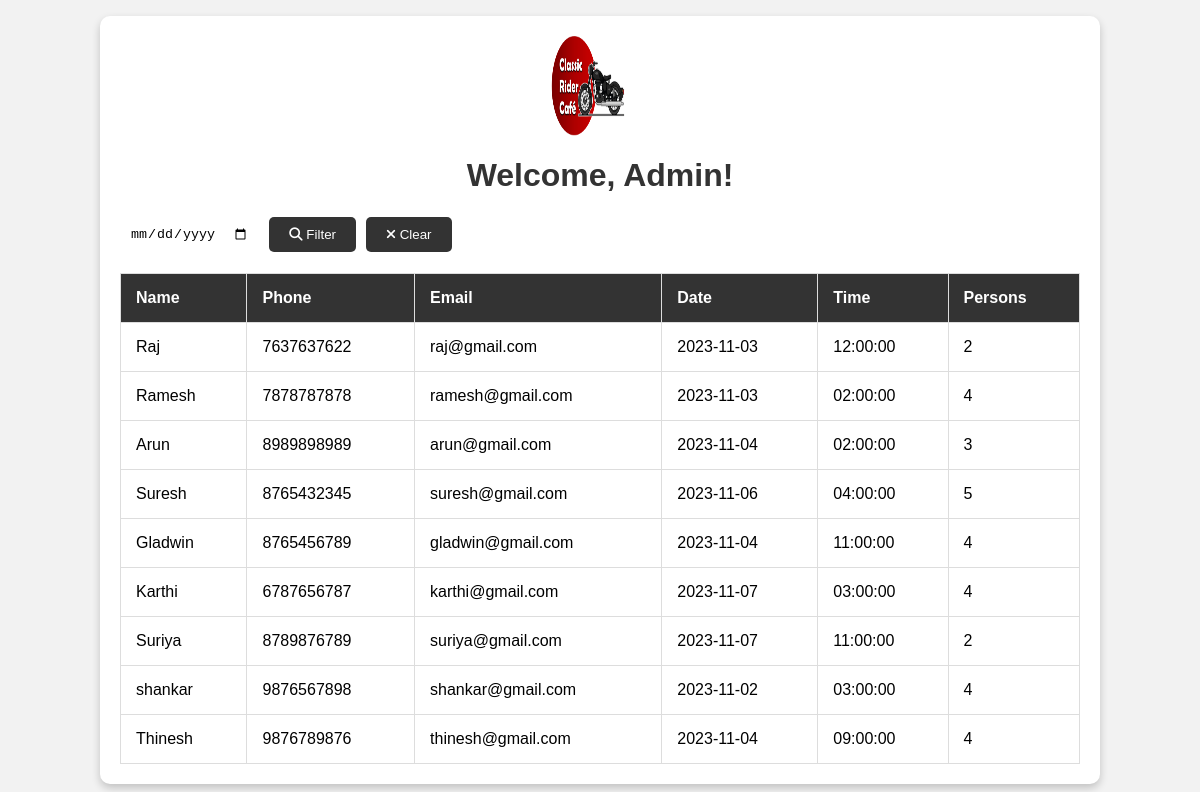
Screenshot of /admin/dashboard.php with the database file from the repository.
### tables this page shows
CREATE TABLE `bookings` (
  `booking_id` int(11) NOT NULL,
  `name` varchar(255) NOT NULL,
  `phone` varchar(15) NOT NULL,
  `email` varchar(255) NOT NULL,
  `persons` int(11) NOT NULL,
  `date` date NOT NULL,
  `time` time NOT NULL
);

### admin/dashboard.php (the view, shortened to what this page needs)
<!DOCTYPE html>
<html>
<head>
    <link rel="stylesheet" href="https://cdnjs.cloudflare.com/ajax/libs/font-awesome/6.2.0/css/all.min.css">
</head>
<body>
    <div id="dashboard-container">
        <div class="dashboard-header">
            <img src="favicon.png" alt="Classic Rider Cafe Logo" class="cafe-logo">
            <h1>Welcome, Admin!</h1>
        </div>
        <div class="filter-container">
            <input type="date" id="filter-date" placeholder="Filter by date">
            <button class="filter-icon" onclick="filterTable()"><i class="fas fa-search"></i> Filter</button>
            <button class="filter-icon" id="clear-filter" onclick="clearFilter()"><i class="fas fa-times"></i> Clear</button>
        </div>
        <div class="scrollable-container">
            <table>
                <tr>
                    <th>Name</th>
                    <th>Phone</th>
                    <th>Email</th>
                    <th>Date</th>
                    <th>Time</th>
                    <th>Persons</th>
                </tr>
                <?php
                $servername = "localhost";
                $db_username = "root";
                $db_password = "";
                $dbname = "cafe";
                $conn = new mysqli($servername, $db_username, $db_password, $dbname);
                $sql = "SELECT name, phone, email, date, time, persons FROM bookings";
                $result = $conn->query($sql);
                if ($result === false) {
                    echo "Error: " . $conn->error;
                } else {
                    while ($row = $result->fetch_assoc()) {
                        echo "<tr><td>" . $row["name"] . "</td><td>" . $row["phone"] . "</td><td>" . $row["email"] . "</td><td>" . $row["date"] . "</td><td>" . $row["time"] . "</td><td>" . $row["persons"] . "</td></tr>";
                    }
                }
                ?>
            </table>
        </div>
    </div>
</body>
</html>

### admin/dashboard.php (style rules this page uses)
body { font-family: Arial, sans-serif; background-color: #f2f2f2; margin: 0; padding: 0; display: flex; justify-content: center; align-items: center; height: 100vh; }
#dashboard-container { background-color: #ffffff; border-radius: 10px; box-shadow: 0 4px 8px rgba(0, 0, 0, 0.2); padding: 20px; width: 80%; }
h1 { text-align: center; color: #333; }
table { width: 100%; border-collapse: collapse; margin-top: 20px; }
table, th, td { border: 1px solid #ddd; }
th, td { padding: 15px; text-align: left; }
th { background-color: #333; color: white; }
.filter-icon { cursor: pointer; margin-left: 10px; }
#filter-date { padding: 10px; border: 1px solid #ddd; border-radius: 5px; }
#clear-filter { margin-left: 10px; padding: 10px 20px; background-color: #333; border: none; border-radius: 5px; color: white; cursor: pointer; }
.filter-container { display: flex; align-items: center; }
.filter-icon { background-color: #333; color: white; border: none; border-radius: 5px; padding: 10px 20px; cursor: pointer; margin-left: 10px; transition: background-color 0.3s; }
#filter-date { padding: 10px; border: none; border-radius: 5px; }
.dashboard-header { display: flex; align-items: center; justify-content: center; flex-direction: column; text-align: center; }
.cafe-logo { width: 100px; height: 100px; margin-right: 20px; }
.scrollable-container { max-height: 70vh; overflow-y: auto; }

### rows the page displays
bookings: name "Raj", phone "7637637622", email "raj@gmail.com", date "2023-11-03", time "12:00:00", persons "2"
bookings: name "Ramesh", phone "7878787878", email "ramesh@gmail.com", date "2023-11-03", time "02:00:00", persons "4"
bookings: name "Arun", phone "8989898989", email "arun@gmail.com", date "2023-11-04", time "02:00:00", persons "3"
bookings: name "Suresh", phone "8765432345", email "suresh@gmail.com", date "2023-11-06", time "04:00:00", persons "5"
bookings: name "Gladwin", phone "8765456789", email "gladwin@gmail.com", date "2023-11-04", time "11:00:00", persons "4"
bookings: name "Karthi", phone "6787656787", email "karthi@gmail.com", date "2023-11-07", time "03:00:00", persons "4"
bookings: name "Suriya", phone "8789876789", email "suriya@gmail.com", date "2023-11-07", time "11:00:00", persons "2"
bookings: name "shankar", phone "9876567898", email "shankar@gmail.com", date "2023-11-02", time "03:00:00", persons "4"
bookings: name "Thinesh", phone "9876789876", email "thinesh@gmail.com", date "2023-11-04", time "09:00:00", persons "4"
